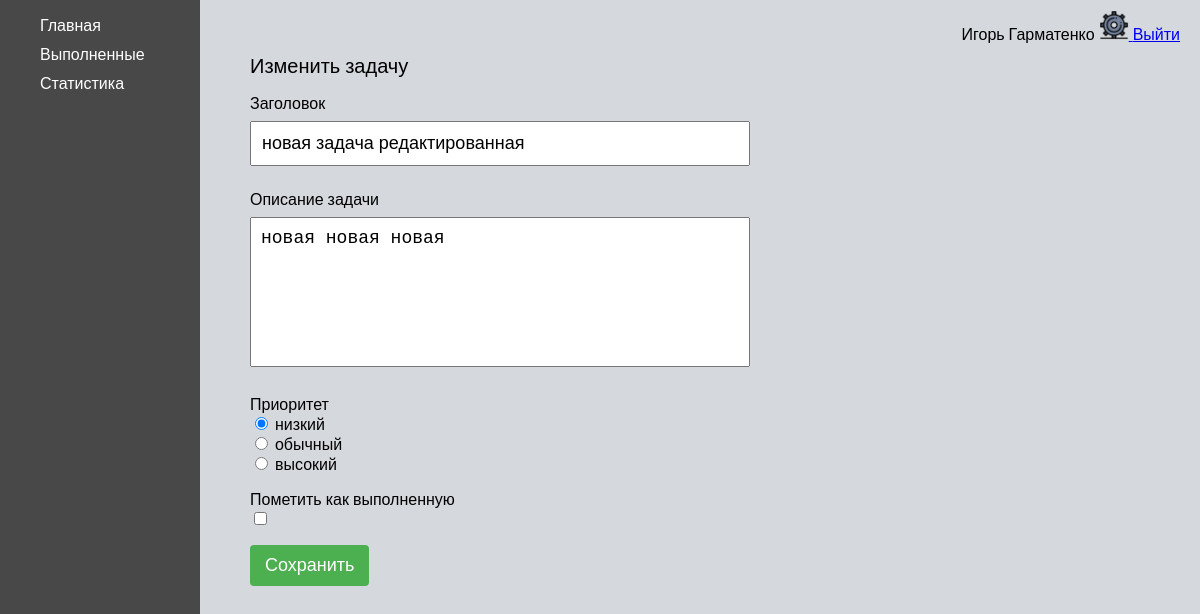
Before: /task-edit/11 (signed in) with the older database file.
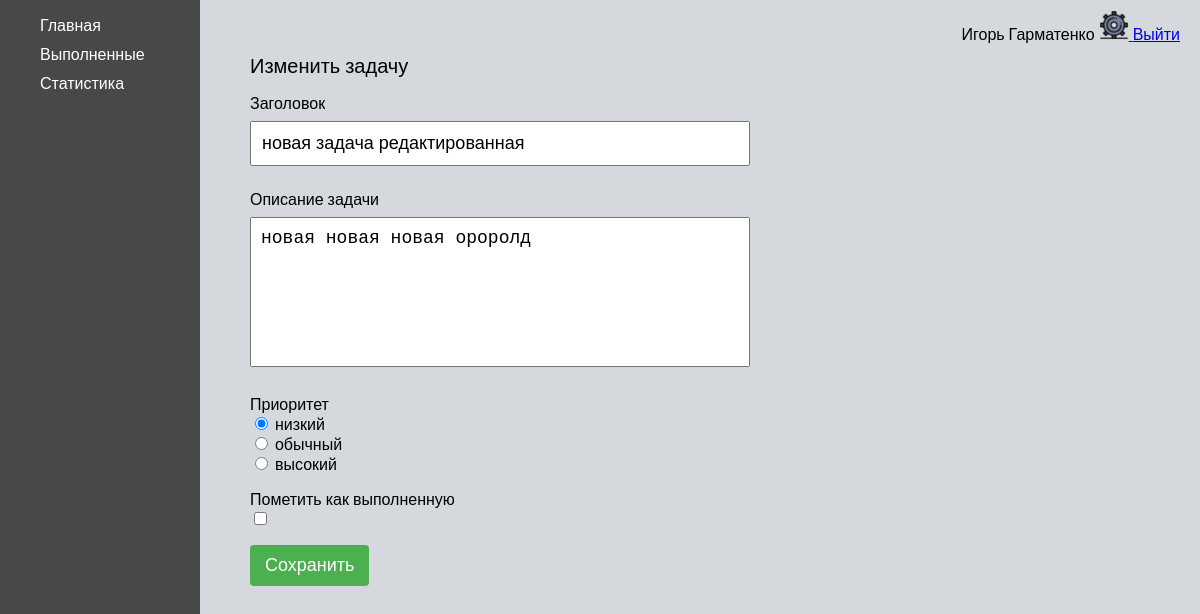
After: the same page with the newer database file.
### ToDo/models.py (models this page shows, shortened)
class Task(models.Model):
    PRIORITY_LEVEL = (('L', 'низкий'),
                      ('M', 'обычный'),
                      ('H', 'высокий'),
                      )
    user = models.ForeignKey(settings.AUTH_USER_MODEL, on_delete=models.CASCADE, null=True, blank=True)
    title = models.CharField(max_length=200)
    descr = models.CharField(max_length=500)
    priority = models.CharField(max_length=10, choices=PRIORITY_LEVEL, default='medium')
    is_finished = models.BooleanField(default=False)
    created_at = models.DateTimeField(auto_now_add=True)
    complated_at = models.DateTimeField(auto_now=True)
    class Meta:
        ordering = ['-created_at']

### ToDo/views.py (the view)
# urls.py: path('task-edit/<int:pk>', TaskEdit.as_view(), name='task-edit'),
class TaskEdit(UpdateView):
    template_name = 'ToDo/task-edit.html'
    model = Task
    form_class = TaskEditForm
    success_url = reverse_lazy('home')
    def get_context_data(self, *, object_list=None, **kwargs):
        context = super().get_context_data(**kwargs)
        context['menu'] = home_menu
        context['title'] = 'Редактирование задачи'
        return context

### ToDo/forms.py
class TaskEditForm(forms.ModelForm):
    class Meta:
        model = Task
        fields = ('title', 'descr', 'priority', 'is_finished')
        widgets = {
            'title': forms.TextInput(attrs={'class': 'create__task-input'}),
            'descr': forms.Textarea(attrs={'class': 'create__task-input-textarea'}),
            'priority': forms.RadioSelect(attrs={'class': 'sort__select'})
        }
        labels = {
            'title': 'Заголовок',
            'descr': 'Описание задачи',
            'priority': 'Приоритет',
            'is_finished': 'Пометить как выполненную'
        }

### ToDo/templates/ToDo/task-edit.html (shortened to what this page needs)
{% extends 'ToDo/home_base.html' %}
{% block rightbar %}
    <div class="create__task-form">
        <div class="create__task-title">Изменить задачу</div>
        <form method="post" enctype="multipart/form-data">
            {% for field in form %}
                <p>
                    <div>{{ field.label }}</div>
                    <div>{{ field }}</div>
                </p>
            {% endfor%}
            <input type="submit" class="create__task-btn mini" value="Сохранить">
        </form>
    </div>
{% endblock %}

Changed rows visible on the page:
changed Task "новая задача редактированная": descr "новая новая новая" → "новая новая новая ороролд"
